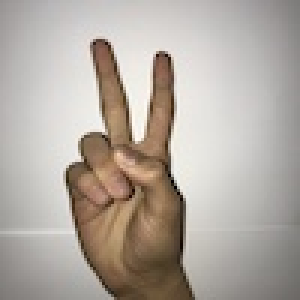
#> input picture inputs/example_2.JPG, 100 x 100 px (shown 3 times larger)
$ python -i cifar10_parse.py   (imports and definitions only)
#> lines starting #> are read from the running program, lines starting #| are printed output that depends on the picture
import pickle
import PIL.Image as image
import matplotlib.pyplot as plt
import random

# [32 lines left out: functions unpickle, get_data, not called in this run]


def reconstruct_data(img):
    # 得到第一张图像
    img_0 = img[0]
    img_reshape = img_0.reshape(3, 32, 32)

    # 构建RGB三通道
    r = image.fromarray(img_reshape[0]).convert('L')
    g = image.fromarray(img_reshape[1]).convert('L')
    b = image.fromarray(img_reshape[2]).convert('L')

    # 融合三通道
    img_m = image.merge('RGB', (r, g, b))

    # 画图
    plt.imshow(img_m)
    plt.show()


# [43 lines left out: function custom_cifar10, not called in this run]


# [3 lines not run here, left out]

>>> import cv2
>>> picture = cv2.imread('../inputs/example_2.JPG', cv2.IMREAD_GRAYSCALE)
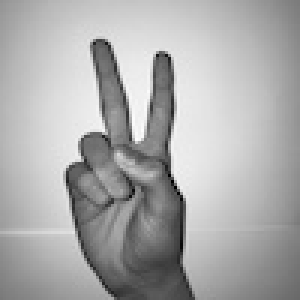
#> picture: shape (100, 100) (shown 3 times larger); min 0, max 253, mean 171.2
>>> result = reconstruct_data(picture)
#> in reconstruct_data, `img_0 = img[0]`: img_0 = 100 values, max 197 at index 34, min 124 at index 99, mean 175.6
#> (the run stopped early here; a loop or call above may not have finished)

$ run again, on inputs/example_4.JPG
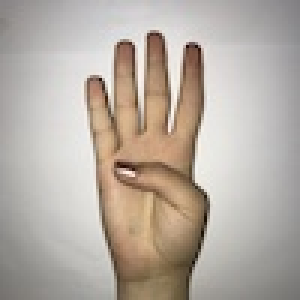
#> input picture inputs/example_4.JPG, 100 x 100 px (shown 3 times larger)
#> `picture = cv2.imread('../inputs/example_2.JPG', cv2.IMREAD_GRAYSCALE)`:
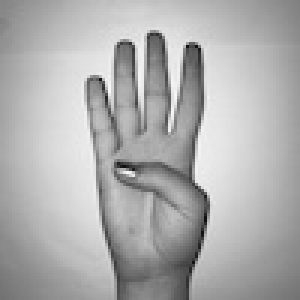
#> picture: shape (100, 100) (shown 3 times larger); min 15, max 249, mean 174.2
#> img_0 = 100 values, max 196 at index 39, min 128 at index 99, mean 169.1

$ run again, on inputs/example_6.JPG
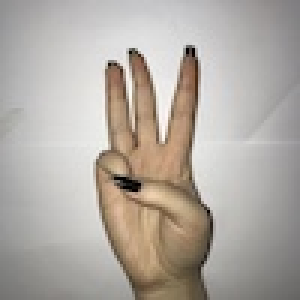
#> input picture inputs/example_6.JPG, 100 x 100 px (shown 3 times larger)
#> `picture = cv2.imread('../inputs/example_2.JPG', cv2.IMREAD_GRAYSCALE)`:
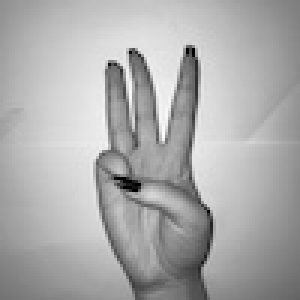
#> picture: shape (100, 100) (shown 3 times larger); min 0, max 253, mean 171.6
#> img_0 = 100 values, max 199 at index 48, min 126 at index 99, mean 171.4

$ run again, on inputs/example_8.JPG
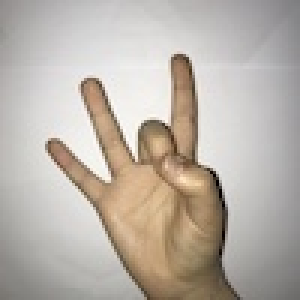
#> input picture inputs/example_8.JPG, 100 x 100 px (shown 3 times larger)
#> `picture = cv2.imread('../inputs/example_2.JPG', cv2.IMREAD_GRAYSCALE)`:
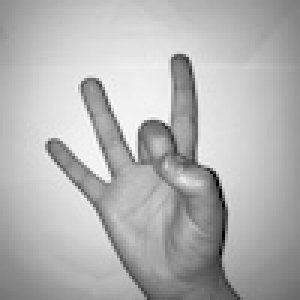
#> picture: shape (100, 100) (shown 3 times larger); min 0, max 254, mean 179.2
#> img_0 = 100 values, max 198 at index 38, min 126 at index 99, mean 171
